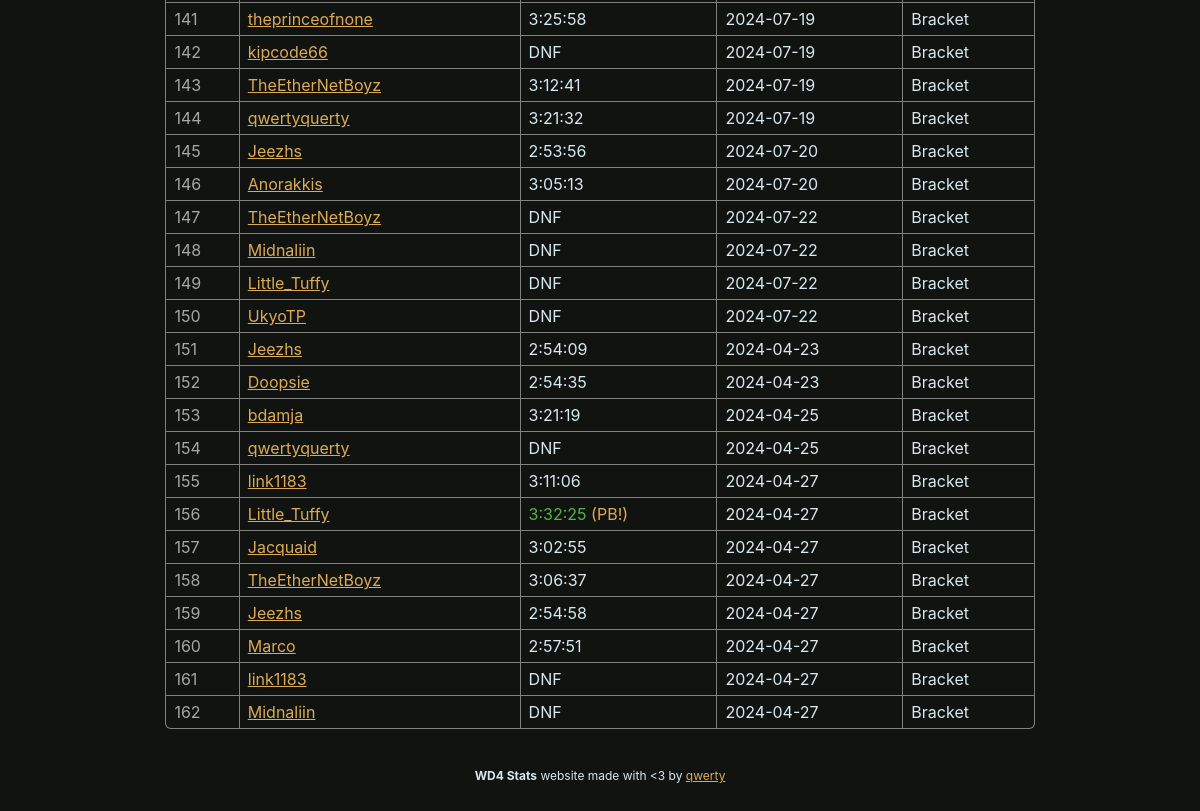
/runs (lower part), run on an earlier commit of the app's database.
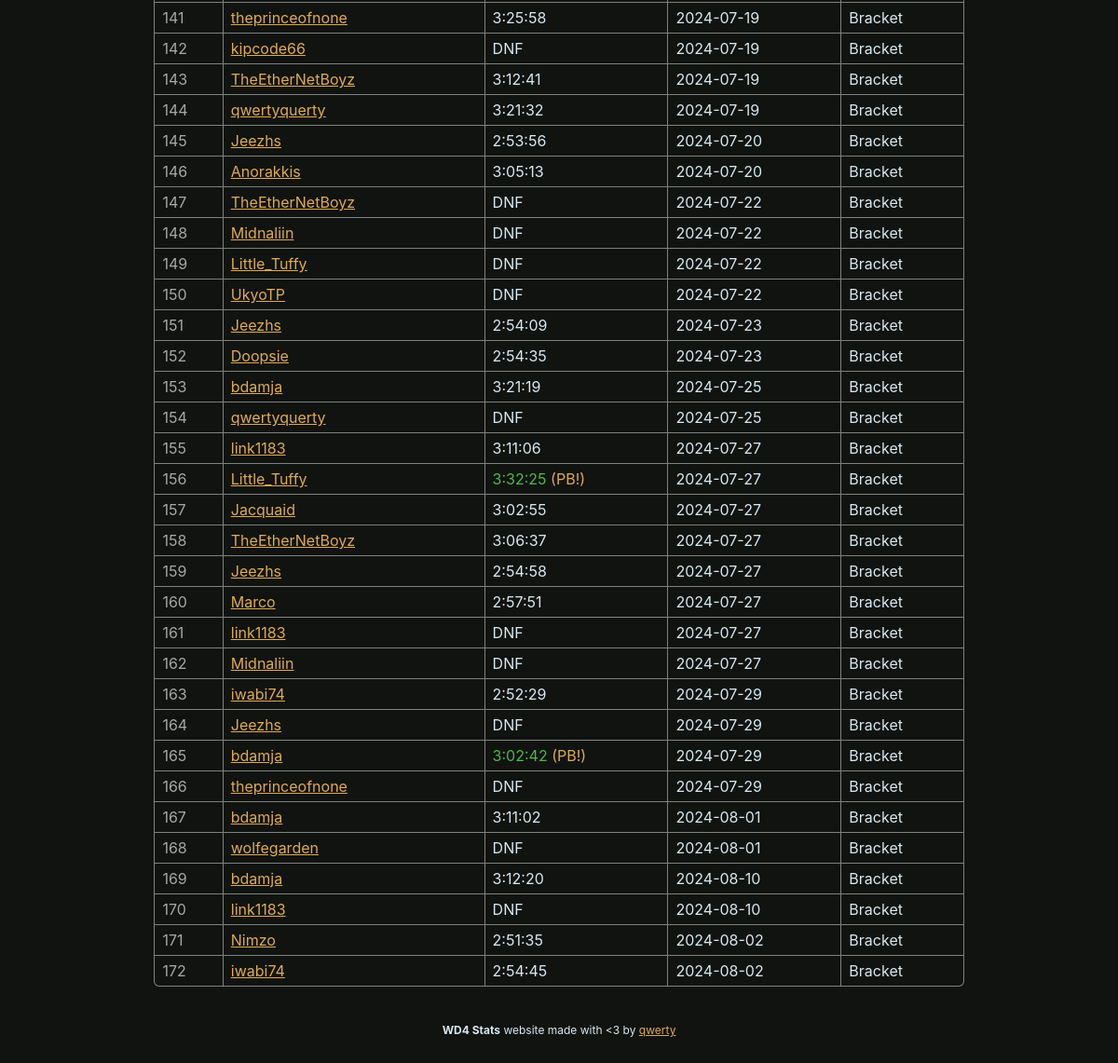
And on a later commit of the database.
### wd4.py (models this page shows, shortened)
class BaseModel(Model):
    class Meta:
        database = db

class Runs(BaseModel):
    player = CharField(32)
    time = FloatField()
    id = IntegerField()
    date = DateField()
    flags = IntegerField()
    phase = IntegerField()
    event = IntegerField()
    zelda_swoops = IntegerField()
    zelda_triangles = IntegerField()
    def format_time(self):
        return format_time(self.time) if not self.dnf() else "DNF"
    def format_phase(self):
        return ["Seeding", "Pooling", "Bracket"][self.phase]
    def dnf(self):
        return self.flags & RUN_FLAG_DNF
    def pb(self):
        return self.flags & RUN_FLAG_PB

### wd4.py (the view)
@app.route("/runs")
def page_runs():
    sort = request.args.get("sort", default="id")
    runs = Runs.select()
    if sort in Runs._meta.sorted_field_names:
        runs = runs.order_by(
            getattr(Runs, sort).asc()
        )
    return render_template("runs.html", **globals(), runs=runs, sort=sort)

### wd4.py (called while the page is built)
def format_time(time):
    return str(timedelta(seconds=time))

### templates/runs.html (shortened to what this page needs)
{% extends "layout.html" %}
{% block content %}
    <table>
        {% for run in runs %}
        <tr>
            <td style="color: var(--hint-color);">
                {{ run.id }}
            </td>
            <td>
                {{ link_name(run.player) }}
            </td>
            <td {% if run.pb() %}style="color: var(--win-color)"{% endif %}>
                {{ run.format_time() }} {% if run.pb() %}<span style="color: var(--border-color);">(PB!)</span>{% endif %}
            </td>
            <td>
                {{ run.date | string }}
            </td>
            <td>
                {{ run.format_phase() }}
            </td>
        </tr>
        {% endfor %}
    </table>
{% endblock %}

### templates/layout.html (shortened to what this page needs)
{% macro link_name(name, eliminated=0) -%}<a {% if eliminated %}style="color: #cc4444;"{% endif %} href="https://speedrun.com/User/{{ name }}">{{ name }}</a>{% endmacro %}
<html lang="en">
    <head>
        <link rel="stylesheet" href="static/css/brackets-viewer.min.css" />
        <link rel="stylesheet" href="static/css/dark.css" />
    </head>
    <body>
        {% block content %}
        {% endblock %}
        <footer class="footer">
            <div style="text-align: center;">
                <strong>WD4 Stats</strong> website made with &lt;3 by <a href="https://github.com/qwertyquerty">qwerty</a>
            </div>
        </footer>
    </body>
</html>

### static/css/dark.css (style rules this page uses)
.brackets-viewer, * { --primary-background: #111310; --secondary-background: #303030; --match-background: var(--primary-background); --font-color: #d8e8ef; --win-color: #50b649; --loss-color: #de2c26; --label-color: grey; --hint-color: #a7a7a7; --connector-color: #DDDDDD; --border-color: #DDAB54; --border-hover-color: #b6b5b5; --text-size: 12px; --round-margin: 40px; --match-width: 200px; --match-horizontal-padding: 8px; --match-vertical-padding: 6px; --connector-border-width: 2px; --match-border-width: 1px; --match-border-radius: 0.3em; }
body { font-size: var(--text-size); color: var(--font-color); font-family: -apple-system,BlinkMacSystemFont,"Segoe UI",Roboto,"Helvetica Neue",Arial,"Noto Sans",sans-serif,"Apple Color Emoji","Segoe UI Emoji","Segoe UI Symbol","Noto Color Emoji"; }
table { width: 80%; margin: 40px auto; border-radius: var(--match-border-radius); border-collapse: collapse; border-style: hidden; box-shadow: 0 0 0 1px var(--label-color); }
html { background-color: #111310; }
body { padding: 50px; }

What changed in the data, as far as the page shows it:
changed Runs id 151: date "2024-04-23" → "2024-07-23"
changed Runs "Doopsie": date "2024-04-23" → "2024-07-23"
changed Runs id 153: date "2024-04-25" → "2024-07-25"
changed Runs id 154: date "2024-04-25" → "2024-07-25"
changed Runs id 155: date "2024-04-27" → "2024-07-27"
changed Runs id 156: date "2024-04-27" → "2024-07-27"
changed Runs "Jacquaid": date "2024-04-27" → "2024-07-27"
changed Runs id 158: date "2024-04-27" → "2024-07-27"
changed Runs id 159: date "2024-04-27" → "2024-07-27"
changed Runs "Marco": date "2024-04-27" → "2024-07-27"
changed Runs id 161: date "2024-04-27" → "2024-07-27"
changed Runs id 162: date "2024-04-27" → "2024-07-27"
added Runs: id "163", player "iwabi74", format_time "2:52:29", date "2024-07-29", format_phase "Bracket"
added Runs: id "164", player "Jeezhs", format_time "DNF", date "2024-07-29", format_phase "Bracket"
added Runs: id "165", player "bdamja", format_time "3:02:42", shows "(PB!)", date "2024-07-29", format_phase "Bracket"
added Runs: id "166", player "theprinceofnone", format_time "DNF", date "2024-07-29", format_phase "Bracket"
added Runs: id "167", player "bdamja", format_time "3:11:02", date "2024-08-01", format_phase "Bracket"
added Runs: id "168", player "wolfegarden", format_time "DNF", date "2024-08-01", format_phase "Bracket"
added Runs: id "169", player "bdamja", format_time "3:12:20", date "2024-08-10", format_phase "Bracket"
added Runs: id "170", player "link1183", format_time "DNF", date "2024-08-10", format_phase "Bracket"
added Runs: id "171", player "Nimzo", format_time "2:51:35", date "2024-08-02", format_phase "Bracket"
added Runs: id "172", player "iwabi74", format_time "2:54:45", date "2024-08-02", format_phase "Bracket"
